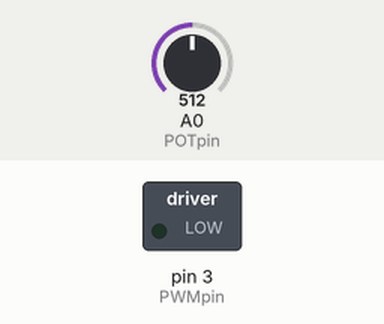
Simulated run of this sketch. Board: Arduino Uno, built with avr-gcc and run on an emulated ATmega328P. Shown: switched loads named in the sketch (green lamp = pin HIGH). Dashed ring = blinking. The test bench sets the inputs (shaded band); at power-on: A0 (POTpin) = 512.

Above: at 10.2 s.
10.3 s: A0 (POTpin) set to 1023
At 11.5 s:
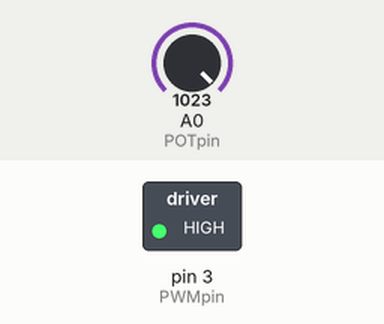
11.8 s: A0 (POTpin) set to 0
At 13.0 s:
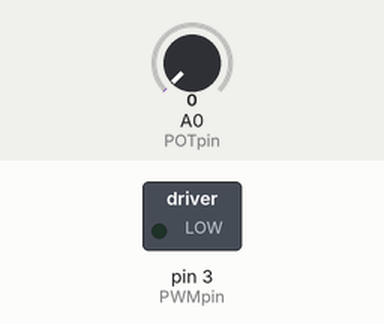
13.3 s: A0 (POTpin) set to 2
14.8 s: A0 (POTpin) set to 5
Timing chart, 0 to 17.8 s (numbered marks = the images above; inputs shaded):
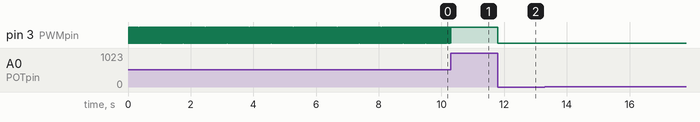

The sketch:

lab4.ino
```cpp
int PWMpin = 3; // PWM output to drive the motor
int POTpin = 0; // analog input from the POT
int val = 0; // variable used to read the analog input
int PWMout = 0; // variable used to write the PWM duty cycle
// The setup() method runs once, when the sketch starts
void setup() {
TCCR2B = TCCR2B & 0b11111000 | 0x07; // 1024 divider for tmr 2
}
// the loop() method runs over and over again,
// as long as the Arduino has power
void loop()
{
  val = analogRead(POTpin); // read data from the POT
  PWMout = val / 4;
  analogWrite(PWMpin, PWMout); // update PWM output signal
}
```

Measured:
- after the input at 10.3 s, pin 3 (PWMpin): goes on until 10.3 s, then stays HIGH
- after the input at 11.8 s, pin 3 (PWMpin): HIGH → LOW at once
- after the input at 13.3 s, every drawn part: stays the same
- by itself, pin 3 (PWMpin): alternates HIGH for 0.02 s and LOW for 0.02 s
